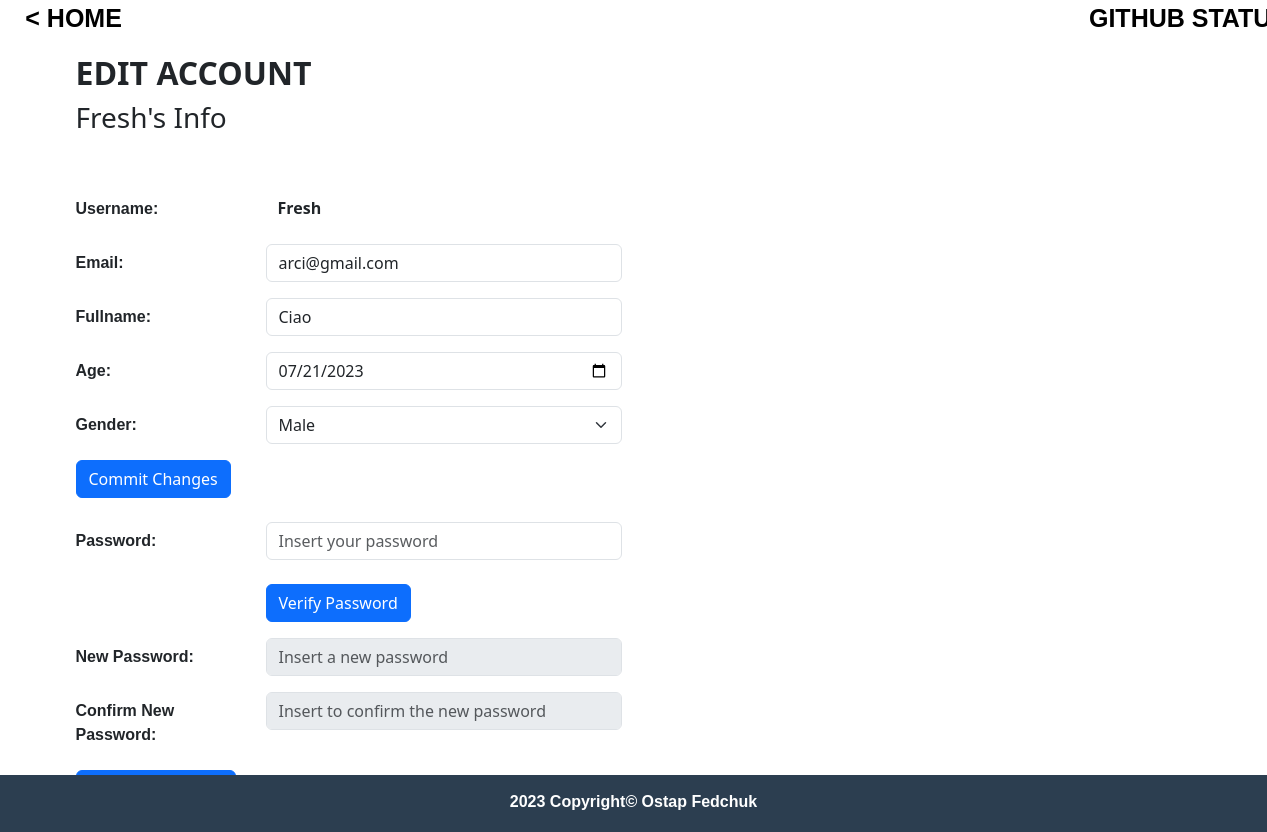
The app's page /info (signed in), older data.
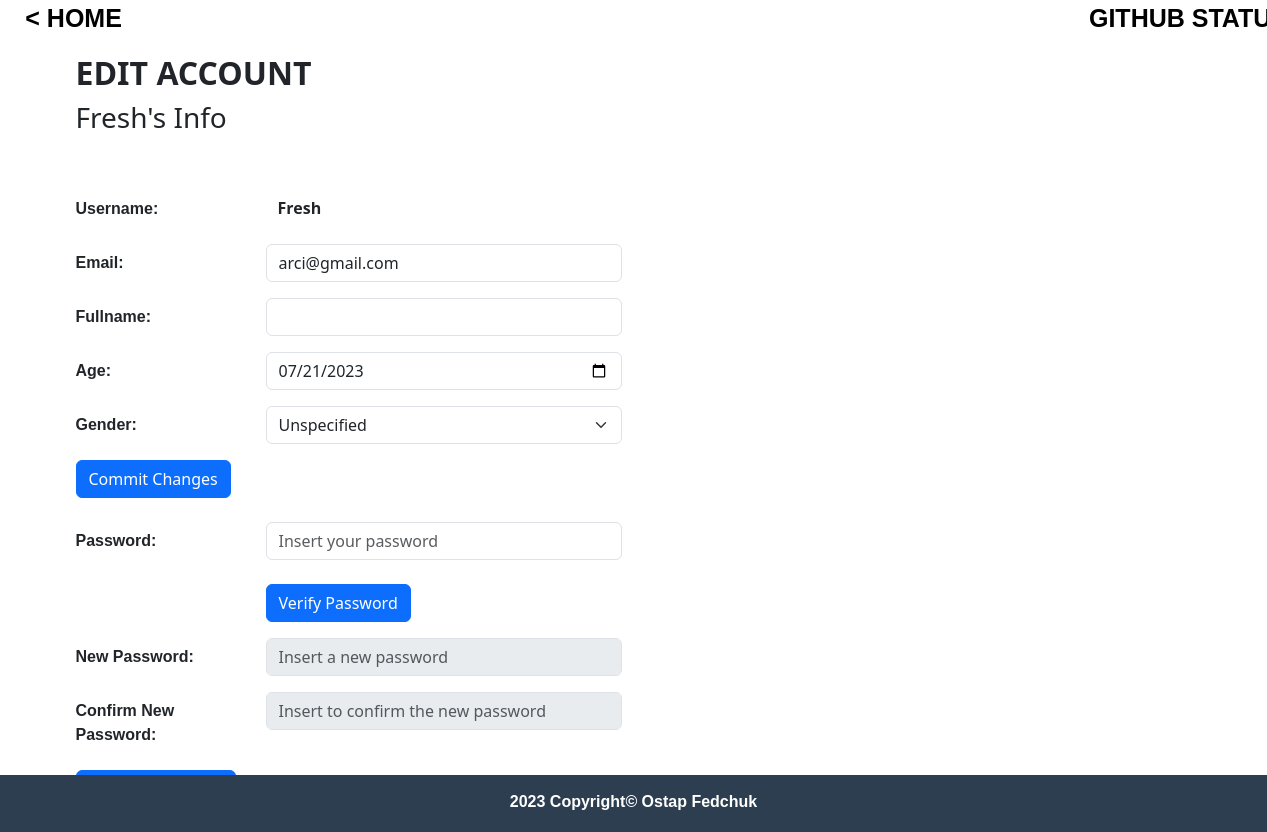
The same page, newer data.
### tables this page shows
CREATE TABLE users (
        username TEXT NOT NULL,
        email TEXT NOT NULL,
        fullname TEXT NOT NULL,
        age TEXT NOT NULL,
        gender TEXT NOT NULL,
        password TEXT NOT NULL,
        PRIMARY KEY(username, email)
);

### main.py (the view, shortened to what this page needs)
@app.route('/info', methods=['GET', 'POST'])
def info():
    checkpwd = False # errore nel caso in cui le password corrispondano, si sbloccano altri due form
    error_match1 = False #error se non corrisponde la password del Db con quella inserita dall'utente
    error_match = False #errore se non metchano la NewPassword e ConfirmNewPassword
    requirements = False #nel caso in cui non vengano rispettati i requisiti minimi
    success = False #serve nel caso in cui le modifiche avvengono col successo
    if 'username' in session:
        if session['logged_in'] == True and session['username']:
            row = retrieve_all(session['username']) #passo il username presente nella sessione e recupero tutti i dati dell'utente dal DB
            return render_template('info.html', global_username=row[0][0], global_email=row[0][1], global_fullname=row[0][2], global_age=row[0][3], global_gender=row[0][4], global_checkpwd= checkpwd)
    else:
        username = "Guest"
        requirements = True
        return render_template('index.html', requirements=requirements, global_username=username)

### functions.py (called while the page is built)
def retrieve_all(username):
    conn = sqlite3.connect('database.db')
    cur = conn.cursor()
    cur.execute("SELECT * FROM users WHERE username = ?", (username,))
    result = cur.fetchall()
    return result

### templates/info.html (shortened to what this page needs)
<!DOCTYPE html>
<html lang="en">
<head>
    <link rel="stylesheet" href="static/css/infostyle.css">
    <link href="https://cdn.jsdelivr.net/npm/bootstrap@5.3.0/dist/css/bootstrap.min.css" rel="stylesheet">
</head>
<body>
    {% block content %}
    <header>
        <a class="home-header" href="{{ url_for('index') }}">< HOME</a>
        <a class="github-header" href="{{ url_for('gitstatus') }}">GITHUB STATUS ></a>
    </header>
    <div class="container py-4">
       <div class="contact">
            <h2><b>EDIT ACCOUNT</b></h2>
            <h3>{{ global_username }}'s Info</h3>
       </div>
        <form id="contactForm" method="POST" action="{{ url_for('info') }}" class="form-horizontal">
            <div class="row mb-3">
                <label for="FormUsername" class="col-sm-2 col-form-label">Username:</label>
                <div class="col-sm-4">
                  <input type="text" class="form-control" id="FormUsername" name="FormUsername"  value="{{ global_username }}" disabled>
                </div>
              </div>
            <div class="row mb-3">
                <label for="FormEmail" class="col-sm-2 col-form-label">Email: <nobr></nobr></label>
                <div class="col-sm-4">
                  <input type="email" class="form-control" id="FormEmail"   value="{{ global_email }}" name="FormEmail">
                </div>
              </div>
            <div class="row mb-3">
                <label for="fullname" class="col-sm-2 col-form-label">Fullname: <nobr></nobr></label>
                <div class="col-sm-4">
                  <input type="text" class="form-control" id="fullname" name="fullname"  value="{{ global_fullname }}">
                </div>
              </div>
            <div class="row mb-3">
                <label for="age" class="col-sm-2 col-form-label">Age: <nobr></nobr></label>
                <div class="col-sm-4">
                  <input type="date" class="form-control" id="age" name="age"  value="{{ global_age }}">
                </div>
              </div>
            <div class="row mb-3">
                <label for="gender" class="col-sm-2 col-form-label">Gender: <nobr></nobr></label>
                <div class="col-sm-4">
                    <select class="form-select" aria-label="Default select example" name="gender" value="{{ global_gender }}">
                        <option value="Male" {% if global_gender == 'Male' %} selected {% endif %}>Male</option>
                        <option value="Unspecified" {% if global_gender == 'Unspecified' %} selected {% endif %}>Unspecified</option>
                    </select>
                </div>
              </div>
              <button type="submit" class="btn btn-primary" name="action" value="one">Commit Changes</button>
              <br><br>
            <div class="row mb-3">
                <label for="YourPassword" class="col-sm-2 col-form-label">Password: <nobr></nobr></label>
                <div class="col-sm-4">
                  <input type="password" class="form-control" id="YourPassword" name="YourPassword" placeholder="Insert your password" {% if global_checkpwd == True %} disabled {% endif %}>
                  <br>
                  <button type="submit" class="btn btn-primary" name="action" value="two" id="verify-pass">Verify Password</button>
                </div>
              </div>
            <div class="row mb-3">
                <label for="NewPassword" class="col-sm-2 col-form-label">New Password:</label>
                <div class="col-sm-4">
                  <input type="password" class="form-control" id="NewPassword" name="NewPassword" placeholder="Insert a new password" value="" {% if global_checkpwd == False %} disabled {% endif %}>
                </div>
              </div>
            <div class="row mb-3">
                <label for="ConfirmNewPassword" class="col-sm-2 col-form-label">Confirm New Password:</label>
                <div class="col-sm-4">
                  <input type="password" class="form-control" id="ConfirmNewPassword" name="ConfirmNewPassword" placeholder="Insert to confirm the new password" value="" {% if global_checkpwd == False %} disabled {% endif %}>
                </div>
              </div>
              <button type="submit" class="btn btn-primary" name="action" value="three">Change Password</button>
        </form>
    </div>
    <footer>
        <p style="text-align: center; font-family: Arial, Helvetica, sans-serif;"><b>2023 Copyright© Ostap Fedchuk</b></p>
    </footer>
    {% endblock %}
</body>
</html>

### static/css/infostyle.css (style rules this page uses)
body { margin: 0; padding: 0; background-color: #ecf0f1; }
label { font-family: Arial, Helvetica, sans-serif; font-weight: bold; display: inline; }
header .home-header { position: relative; font-size: 25px; left: 2%; font-weight: bold; font-family: Arial, Helvetica, sans-serif; }
header .github-header { position: relative; left: 78%; font-size: 25px; font-weight: bold; font-family: Arial, Helvetica, sans-serif; }
header a { color: black; text-decoration: none; }
.container { position: relative; margin-top: 10%; }
.contact { position: relative; margin-bottom: 5%; margin-top: -12%; }
#FormUsername:disabled { font-weight: bold; background-color: white; border: none; }
footer { border: 2px solid #2c3e50; background-color: #2c3e50; color: white; position: fixed; bottom: 0; width: 100%; left: 0; text-align: center; padding-top: 1%; }

Row changes from the older to the newer data that the page shows:
changed users "Fresh": gender "Male" → "Unspecified"; fullname "Ciao" → (not shown)
